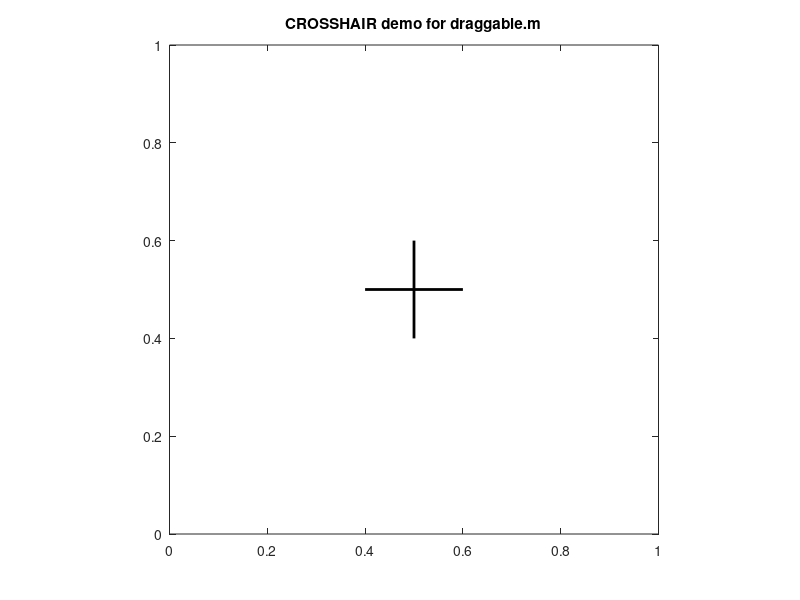

The MATLAB source for this figure: (Note: this script raises an error after producing the figure.)
function dragdemo(demotitle)

% DRAGDEMO
%   This function is a demo for the draggable.m function and should be
%   distributed along with it. It basically presents some of draggable.m's
%   features: users of draggable.m are invited to read dragdemo's source.
%
%   >> dragdemo(demotitle);
%
%   runs the demo which title is contained in the string demotitle.
%   Available demos are:
%
%   'crosshair'     A draggable crosshair is drawn; its movements are
%                   limited so that its center never leaves the axes. This
%                   is the default demo.
%
%   'dragtest'      Some graphical objects (such as rectangles, lines,
%                   patches and plots) are drawn, following various
%                   constraints. For more details, please read the comments
%                   in the source code.
%
%   'snapgrid'      An example on how to use draggable's "motionfcn"
%                   argument so that a draggable object snaps to a grid.
%
%   'polymove'      A polygon with draggable vertices is drawn;
%                   draggable's "motionfcn" argument is used to redraw the
%                   polygon each time a vertex is moved.
%
%   'sliders'       A set of vertical sliders are created; a single call
%                   to draggable is used for all sliders since they share
%                   the same parameters. A "motionfcn" argument is used to
%                   update the displayed slider values.
%
%   'group'         Four circles are drawn; draggable's "motionfcn" 
%                   argument is used to make them all move as a group 
%                   instead of individually.
%   
%   'dial'          A crude dial is drawn; draggable's "data" constraint
%                   is used to make the thumb hole follow a path around.

% (C) Copyright 2004-2023
% François Bouffard
% fbouffard@gmail.com

if nargin == 0
    demotitle = 'crosshair';
end

switch lower(demotitle)
    
    case 'crosshair'
        
        % CROSSHAIR demo
        %   We first build the cross, using plot() with a NaN y-element so
        %   that it is non-continuous. The cross spans 0.2 units:
        
        figure;
        p = plot([0.5 0.5 0.4 0.4 0.6],[0.4 0.6 NaN 0.5 0.5]);
        
        %   Some cosmetic adjustments, and adjusting the axes limits:
        
        set(p,'Color','k','LineWidth',2);
        axis equal;
        set(gca,'DataAspectRatio',[1 1 1],'Xlim',[0 1],'YLim',[0 1]);
        title('CROSSHAIR demo for draggable.m');
        
        %   Call to draggable(), using no movement constraint and limits
        %   corresponding to the axes limits, plus half the size of the
        %   cross, so that its center always stays in the axes:
        
        draggable(p,'n',[-0.1 1.1 -0.1 1.1]); 
        
    case 'dragtest'
        
        % DRAGTEST demo
        %   This demo is used in draggable's development to test some of
        %   its features. Users interested in modifying draggable.m should
        %   ensure that it works with this demo in order to verify backward
        %   compatibility.
          
        %   Figure creation; we set up an initial WindowButtonDownFcn in
        %   order to test proper figure properties recovery after the
        %   object is dragged:
        
        f = figure;
        set(f,'WindowButtonDownFcn','disp(''Window Click!'')');
        axis equal; box on;
        set(gca,'DataAspectRatio',[1 1 1],'XLim',[0.3 1],'YLim',[0 1]);
        title('DRAGTEST demo for draggable.m');
        
        %   Drawing various test case objects...
        
        hold on;
        
        %   The Green Rectangle tests default behavior:
        
        greenrect = rectangle('Position',[0.7 0.1 0.1 0.2]);
        set(greenrect,'FaceColor','g');
        draggable(greenrect);
        
        %   The Red Square will demonstrates 'off' mode and object
        %   properties recovery afterwards, so that the 'beep' function is
        %   assigned as its ButtonDownFcn.
        
        redsquare = rectangle('Position',[0.5 0.6 0.1 0.1]);
        set(redsquare,'FaceColor','r','ButtonDownFcn','beep');
        draggable(redsquare);
        draggable(redsquare,'off');
        
        %   The Blue Rectangle will demonstrate a case in which the
        %   'painters' renderer is used, and in which the object cannot be
        %   dragged past the axis limits on the right, left and bottom.
        %   However, the object can be dragged past the axis limit on top;
        %   furthermore, the object starts off-limits to the left, so that
        %   it can be dragged inside the limits, but cannot be dragged back
        %   off-limits afterwards.
        
        bluerect = rectangle('Position',[0.2 0.4 0.2 0.2]); 
        set(bluerect,'FaceColor','b');
        draggable(bluerect,'none',[0.3 1 0 inf]);
        
        %   The Magenta Line will demonstrates a line object being dragged
        %   with horizontal movement constraint with default parameters.
        
        magline = line([0.7 0.9],[0.7 0.9]);
        set(magline,'Color','m','LineWidth',2);
        draggable(magline,'h');
        
        %   The Cyan Cross will demonstrates a plot object being dragged,
        %   its center always forced to be in the axes (as in the
        %   'crosshair' demo).
        
        cyancross = plot([0.7 0.7 0.6 0.6 0.8],[0.4 0.6 NaN 0.5 0.5]); 
        set(cyancross,'Color','c','LineWidth',2);
        draggable(cyancross,'n',[0.2 1.1 -0.1 1.1]); 
        
        %   The Yellow Triangle demonstrates a patch object being dragged
        %   with vertical movement constraint and the opengl renderer.
        
        yellowtri = patch([0.4 0.6 0.6],[0.1 0.1 0.2],'y');
        draggable(yellowtri,'v',[0.1 0.7]);
        
        %   The Gray Text demonstrates diagonal constraint operating on
        %   text objects. We test a negative, gentle slope crossing the
        %   horizontal range limits and a positive, large slope crossing
        %   the vertical range limits but in which the object will be 
        %   nonetheless stopped by the leftmost limit.
        
        gray = [0.5 0.5 0.5];
        
        % first text position parameters
        x1 = 0.4; y1 = 0.9; m1 = -1/3;
        b1 = y1 - m1*x1;
       
        % second text position parameters
        x2 = 0.7; y2 = 0.35; m2 = 3;
        b2 = y2 - m2*x2;
        
        % guide lines
        plot(xlim,m1*xlim+b1,'LineStyle','--','Color',gray);
        plot(xlim,m2*xlim+b2,'LineStyle','--','Color',gray);
        
        % text objects
        graytext1 = text(x1,y1,'This is a test');
        graytext2 = text(x2,y2,'Another test');
        set([graytext1 graytext2],'Color',gray,'EdgeColor',gray, ...
                                  'BackgroundColor','w','LineStyle',':')
        draggable(graytext1,'d',m1);
        draggable(graytext2,'d',m2);

        % The marker on the noisy line demonstrates the data constraint 
        % operating on a single plot marker. On purppose, the marker
        % doesn't start on the data. It should instantly snap to it when
        % dragged.
        
        lims = xlim;
        xn = linspace(lims(1),lims(2),100);
        yn = 0.25 + 0.05*randn(1,100);
        plot(xn,yn,'Color','k');
        marker = plot(0.5,0.5,'ro','MarkerSize',8);

        draggable(marker,'data',[xn;yn]);
               
    case 'snapgrid'
        
        % SNAPGRID demo
        %   The 'motionfcn' argument of draggable.m is used here to set up
        %   a grid on which the object movement is constrained.
        %
        %   Furthermore, we use 'motionfcn' to display a "fleur" figure
        %   pointer while the object moves, and the figure's
        %   WindowButtonMotionFcn to display a standard "arrow" figure
        %   pointer while the mouse moves but the object is not dragged.
        
        %   First we set up the figure and axes. 
        
        f = figure;
        set(f,'WindowButtonMotionFcn','set(gcf,''Pointer'',''arrow'')');
        axis equal; box on;
        set(gca,'DataAspectRatio',[1 1 1],'XLim',[0 10],'YLim',[0 10],...
            'XTick',0:10,'YTick',0:10);
        grid on;
        title('SNAPGRID demo for draggable.m');
        
        %   Now we create a cross which will snap on a grid with 1-unit
        %   spacing. This is done by giving the handle to the move_cross
        %   function (see below) as the 'movefcn' argument of draggable.m.
        
        hold on;
        cross = plot([5 5 4.5 4.5 5.5],[4.5 5.5 NaN 5 5]); 
        set(cross,'Color','r','LineWidth',3);
        draggable(cross,'n',[-0.5 10.5 -0.5 10.5],@move_cross);

    case 'polymove'

        % POLYMOVE demo
        %   The 'motionfcn' argument of draggable.m is used here to
        %   redraw the polygon each time one of its vertex is moved.

        %   Setting up the figure and axes.

        figure;
        axis equal; box on;
        set(gca,'DataAspectRatio',[1 1 1],'Xlim',[-2 2],'YLim',[-2 2]);
        title('POLYMOVE demo for draggable.m')

        % Creating the polygon vertices

        hold on;
        v1 = plot(-1,0);
        v2 = plot(0,-1);
        v3 = plot(1,0);
        v4 = plot(0,1);
        vv = [v1 v2 v3 v4];
        % For visible vertices:
        set(vv,'Marker','o','MarkerSize',10,'MarkerFaceColor','b');
        % For invisible vertices:
        %set(vv,'Marker','o','MarkerSize',10,'MarkerFaceColor','none', ...
        %       'MarkerEdgeColor','none');

        % Saving the vertex vector as application data
        % in the current axes (along with empty element p which will
        % later hold the handle to the polygon itself)

        setappdata(gca,'vv',vv);
        setappdata(gca,'p',[]);

        % Calling draggable on each of the vertices, passing as an
        % argument the handle to the redraw_poly fucntion (see below)

        draggable(v1,@redraw_poly);
        draggable(v2,@redraw_poly);
        draggable(v3,@redraw_poly);
        draggable(v4,@redraw_poly);

        % Finally we draw the polygon itself using the redraw_poly
        % function, which can be found below

        redraw_poly;
        
    case 'sliders'
        
        % SLIDERS demo
        %   Creates five sliders that share the same draggable parameters,
        %   and which are enable using only one draggable call. Slider
        %   values are displayed and updated in real time.
        
        % Figure layout
        figure;
        axis equal; box on;
        set(gca,'DataAspectRatio',[1 1 1], ...
                'Xlim',[0 6],'Ylim',[-0.25 1.5], ...
                'XTick',1:5,'YTick',[]);
        title('SLIDERS demo for draggable.m')
        hold on;
        
        % Creating the objects
        w = 0.6; h = 0.1;
        sliders = zeros(5);
        values = zeros(5);
        for x = 1:5
            plot([x x],[0 1],':k');
            values(x) = text(x,1.2,'','HorizontalAlignment','center');
            sliders(x) = rectangle('Position',[x-w/2,0.5-h/2,w,h], ...
                                   'Curvature',[0.05 0.05], ...
                                   'EdgeColor',[0 0 0.7], ...
                                   'FaceColor',[0 0 0.9]);
            % Storing the handle to the value text object for each slider
            setappdata(sliders(x),'value_handle',values(x));
            % This will be also used as the motionfcn argument. See
            % the function definition later in the file.
            update_value(sliders(x));
        end

        % Calling draggable on handle vector sliders with a vertical 
        % constraint. We must take into account the height of the sliders
        % when setting range limits. We use update_value as the 'motionfcn'
        % argument, and add an 'endfcn' argument which makes the slider
        % and slider value blink when the user stops dragging.
        draggable(sliders,'v',[0-h/2 1+h/2],  ...
                  @update_value,'endfcn',@blink_value);

    case 'group'
        
        % GROUP demo
        %   Creates a group of three objects that are all moved when one of
        %   them is dragged.
        
        figure;
        axis equal; box on;
        set(gca,'DataAspectRatio',[1 1 1],'Xlim',[-2 2],'YLim',[-2 2]);
        title('GROUP demo for draggable.m')

        % Creating the polygon vertices

        hold on;
        v1 = plot(-1,0);
        v2 = plot(0,-1);
        v3 = plot(1,0);
        v4 = plot(0,1);
        vv = [v1 v2 v3 v4];
        set(vv,'Marker','o','MarkerSize',10,'MarkerFaceColor','b');
        
        % Saving the handles of every vertices in all vertices, along
        % with their initial position, and its index
        for k = 1:length(vv)
            setappdata(vv(k),'group',vv);
            setappdata(vv(k),'init',[-1 0; 0 -1; 1 0; 0 1]);
            setappdata(vv(k),'index',k);
        end
        
        % Calling draggable with the move_group motionfcn.
        draggable(vv,@move_group);
        
     case 'follow'
        
        % FOLLOW demo
        %   Building the cross, using plot() with a NaN y-element so
        %   that it is non-continuous. The cross spans 0.2 units:
        
        figure;
        hold on;
        grid on;
        box on;
        plot(rand(1,100),rand(1,100),'.b') % background stuff
        p = plot([0.5 0.5 0.4 0.4 0.6],[0.4 0.6 NaN 0.5 0.5]);
        
        %   Some cosmetic adjustments, and adjusting the axes limits:
        
        set(p,'Color','k','LineWidth',2);
        axis equal;
        set(gca,'DataAspectRatio',[1 1 1],'Xlim',[0 1],'YLim',[0 1]);
        title('FOLLOW demo for draggable.m');
        
        %   Call to draggable(), using no movement constraint and limits
        %   corresponding to the axes limits, plus half the size of the
        %   cross, so that its center always stays in the axes:
        
        draggable(p,'n',[-inf inf -inf inf],@set_lims); 

    case 'dial'

        % DIAL demo
        %   Simulating a rotating dial using the data constraint.
        
        % Figure set-up
        figure;
        hold on;
        box on;
        grid off;
        axis equal;
        xlim([-1 1]);
        ylim([-1 1]);
        title('DIAL demo for draggable.m')

        % Drawing the outer circle
        theta = linspace(0,2*pi,100);
        cr = 0.7;
        cx = cr*cos(theta);
        cy = cr*sin(theta);
        plot(cx,cy,'b','LineWidth',2);

        % Making invisible fingerhole "track" serving as constraint
        tr = 0.5;
        tx = tr*cos(theta);
        ty = tr*sin(theta);
        % Drawing the fingerhole
        fingerhole = plot(tx(1),ty(1),'bo','MarkerSize',15,'LineWidth',2);
        
        % Making the fingerhole draggable
        draggable(fingerhole,'data',[tx; ty]);
        
    otherwise
        
        disp(['Demo ''' demotitle ''' is not available.']);
        
end

% -----------------------------------------------------------------------
% Function MOVE_CROSS
%   This function is passed as the 'motionfcn' argument to draggable.m in
%   the SNAPGRID demo. It recieves the handle to the object being dragged
%   as its only argument.

function move_cross(h)

% We first set up the figure pointer to "fleur"

set(gcf,'Pointer','fleur');

% Then we retrieve the current cross position

cross_xdata = get(h,'XData');
cross_ydata = get(h,'YData');
cross_center = [cross_xdata(1) cross_ydata(5)];

% Computing the new position of the cross

new_position = round(cross_center);

% Updating the cross' XData and YData properties

delta = new_position - cross_center;
set(h,'XData',cross_xdata+delta(1),'YData',cross_ydata+delta(2));

% -----------------------------------------------------------------------
% Function REDRAW_POLY
%   This function is passed as the 'motionfcn' argument to draggable.m in
%   the POLYMOVE demo. It recieves the handle to the object being dragged
%   as its only argument, but it is not actually used in this function.

function redraw_poly(h)

% Deleting the previous polygon

delete(getappdata(gca,'p'));

% Retrieving the vertex vector and corresponding xdata and ydata

vv = getappdata(gca,'vv');
xdata = cell2mat(get(vv,'xdata'));
ydata = cell2mat(get(vv,'ydata'));

% Plotting the new polygon and saving its handle as application data

p = plot([xdata' xdata(1)],[ydata' ydata(1)]);
setappdata(gca,'p',p);

% Putting the vertices on top of the polygon so that they are easier
% to drag (or else, the polygone line get in the way)

set(gca,'Children',[vv p]);

% -----------------------------------------------------------------------
% Function UPDATE_VALUE
%   This function is passed as the 'motionfcn' argument to draggable.m in
%   the SLIDERS demo. It recieves the handle to the slider being dragged
%   as its only argument and uses that to retrieve the handle to a text
%   object which was stored with the slider object.

function update_value(slider)

value_handle = getappdata(slider,'value_handle');
slider_position = get(slider,'Position');
value = slider_position(2) + slider_position(4)/2;
set(value_handle,'String',sprintf('%0.2f',value));

% -----------------------------------------------------------------------
% Function BLINK_VALUE
%   This makes the displayed value blink; just to show usage of the
%   'endfcn' argument.

function blink_value(slider)

value_handle = getappdata(slider,'value_handle');
initedgecolor = get(slider,'EdgeColor');
initfacecolor = get(slider,'FaceColor');
set(value_handle,'FontWeight','bold');
set(slider,'EdgeColor',[0 0 0.8],'FaceColor',[0 0 0.5]);
pause(0.2)
set(value_handle,'FontWeight','normal');
set(slider,'EdgeColor',initedgecolor,'FaceColor',initfacecolor);

% -----------------------------------------------------------------------
% Function MOVE_GROUP
%   This updates the position of every members of the group

function move_group(v)
vv = getappdata(v,'group');
init = getappdata(v,'init');
index = getappdata(v,'index');
initv = init(index,:);
newx = get(v,'XData');
newy = get(v,'YData');
delta = [newx newy] - initv;
for k = 1:size(init,1)
    set(vv(k),'XData',init(k,1)+delta(1));
    set(vv(k),'YData',init(k,2)+delta(2));
end

% -----------------------------------------------------------------------
% Function SET_LIMS
%   Readjusts the plot limits on the fly

function set_lims(h)
cross_xdata = get(h,'XData');
cross_ydata = get(h,'YData');
x = cross_xdata(1);
y = cross_ydata(5);
% current limits
cx = xlim;
cy = ylim;
dx = cx(2)-cx(1);
dy = cy(2)-cy(1);
% trigger
cross_size = max(cross_xdata) - min(cross_xdata);
prox_trigger = 0.75*cross_size;
flo = 0.1;
fhi = 1-flo;
if cx(2)-x < prox_trigger
    % close to the right border
    xlim([x-fhi*dx x+flo*dx]);
end
if x-cx(1) < prox_trigger
    % close to the left border
    xlim([x-flo*dx x+fhi*dx]);
end
if cy(2)-y < prox_trigger
    % close to top border
    ylim([y-fhi*dy y+flo*dy]);
end
if y-cy(1) < prox_trigger
    % close to bottom border
    ylim([y-flo*dy y+fhi*dy]);
end

